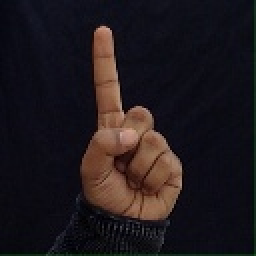
#> input picture Data/1/105.jpg, 128 x 128 px, given in place of the camera (shown 2 times larger)
$ python test.py
#> lines starting #> are read from the running program, lines starting #| are printed output that depends on the picture; after the words box and inside, x2 and y2 are one past the last pixel; in counts of white or black regions, pixels touching at a corner belong together
import cv2
import numpy as np
import math
import pyttsx3
import os

# Improved hand detection using multiple methods
class SimpleHandDetector:
    def __init__(self, maxHands=1):
#> further down, frame is the input picture: shape (128, 128, 3); mean B, G, R 28.2, 24.6, 31
#> `cv2.rectangle(frameOutput, (10, 100), (10 + int(bar_width * progress),..`: frameOutput: shape (128, 128, 3); mean B, G, R 36, 59.1, 52
        self.maxHands = maxHands
        self.bg_subtractor = cv2.createBackgroundSubtractorMOG2()
        self.frame_count = 0

    def findHands(self, frame):
        """Improved hand detection using multiple approaches"""
        self.frame_count += 1
        hands = []

        # Method 1: Skin color detection with improved range
        hsv = cv2.cvtColor(frame, cv2.COLOR_BGR2HSV)
#> hsv: shape (128, 128, 3); mean H, S, V 100.5, 116.8, 38.3

        # More flexible skin color range
        lower_skin1 = np.array([0, 20, 70], dtype=np.uint8)
        upper_skin1 = np.array([20, 255, 255], dtype=np.uint8)
        lower_skin2 = np.array([0, 40, 80], dtype=np.uint8)
        upper_skin2 = np.array([25, 255, 255], dtype=np.uint8)

        mask1 = cv2.inRange(hsv, lower_skin1, upper_skin1)
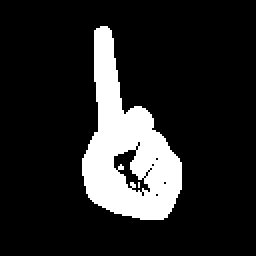
#> mask1: shape (128, 128) (shown 2 times larger); 14.9% white; 2 white regions (1 under 20 px), largest, box (x1, y1, x2, y2) and area: (41, 13, 91, 110) 2441
        mask2 = cv2.inRange(hsv, lower_skin2, upper_skin2)
#> mask2: shape (128, 128); 14.4% white; 2 white regions (1 under 20 px), largest, box (x1, y1, x2, y2) and area: (41, 13, 91, 110) 2354
        mask = cv2.bitwise_or(mask1, mask2)

        # Method 2: Motion detection (after some frames)
        if self.frame_count > 30:
            fg_mask = self.bg_subtractor.apply(frame)
            mask = cv2.bitwise_or(mask, fg_mask)

        # Clean up the mask
        kernel = np.ones((5,5), np.uint8)
        mask = cv2.morphologyEx(mask, cv2.MORPH_OPEN, kernel)
#> mask: shape (128, 128); 14.6% white; 1 white region, box (x1, y1, x2, y2) and area: (41, 14, 91, 110) 2398
        mask = cv2.morphologyEx(mask, cv2.MORPH_CLOSE, kernel)
#> mask: shape (128, 128); 14.9% white; 1 white region, box (x1, y1, x2, y2) and area: (41, 14, 91, 110) 2437

        # Method 3: Edge detection for hand boundaries
        gray = cv2.cvtColor(frame, cv2.COLOR_BGR2GRAY)
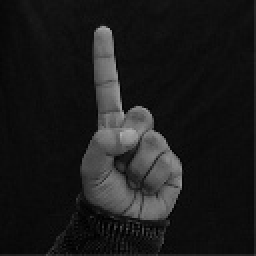
#> gray: shape (128, 128) (shown 2 times larger); min 0, max 176, mean 26.9
        edges = cv2.Canny(gray, 50, 150)
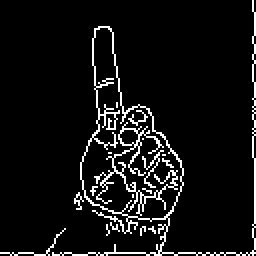
#> edges: shape (128, 128) (shown 2 times larger); 7.1% white in thin lines or dots
        mask = cv2.bitwise_or(mask, edges)
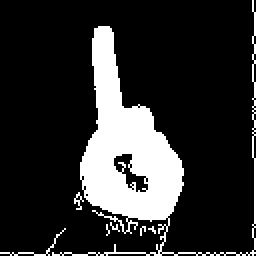
#> mask: shape (128, 128) (shown 2 times larger); 18.3% white; 7 white regions (5 under 20 px)

        # Find contours
        contours, _ = cv2.findContours(mask, cv2.RETR_EXTERNAL, cv2.CHAIN_APPROX_SIMPLE)
#> contours = 7 contours, 6 with area under 20; largest, box (x1, y1, x2, y2) and area: (26, 0, 128, 128) 2634

        if contours:
            # Sort contours by area and take the largest ones
            contours = sorted(contours, key=cv2.contourArea, reverse=True)

            for contour in contours[:5]:  # Check top 5 contours
                area = cv2.contourArea(contour)
                if area > 2500:  # Even lower threshold for better detection
                    x, y, w, h = cv2.boundingRect(contour)

                    # Filter based on aspect ratio (hands are usually not too elongated)
                    aspect_ratio = float(w) / h
                    if 0.3 < aspect_ratio < 3.0:  # More flexible aspect ratio
                        # Additional filter: minimum size requirements
                        if w > 50 and h > 50:  # Minimum width and height
                            hand_info = {'bbox': [x, y, w, h], 'area': area}
                            hands.append(hand_info)
                            if len(hands) >= self.maxHands:
                                break
#> this loop made 1 pass
#> (area, x, y, w, h, aspect_ratio, hand_info) on pass 1: (2634.5, 26, 0, 102, 128, 0.797, {'bbox': [26, 0, 102, 128], 'area': 2634.5})
#> after the loop, hands = 1 item

        return hands, frame

# Simple classifier
class SimpleClassifier:
    def __init__(self, model_path, labels_path):
        self.labels = ["A", "B", "C", "Help", "Ok", "ThankYou", "Yes"]
        self.model_loaded = os.path.exists(model_path)
        print(f"Model loaded: {self.model_loaded}")

    def getPrediction(self, img):
        # Simple prediction simulation
        import random
        prediction = [random.random() for _ in range(len(self.labels))]
        index = random.randint(0, len(self.labels) - 1)  # Random prediction for demo
        return prediction, index

# initialize text-to-speech engine
engine = pyttsx3.init()
engine.setProperty('rate', 100)  # speed
engine.setProperty('volume', 1)
engine.startLoop(False)

cap = cv2.VideoCapture(0)
detector = SimpleHandDetector(maxHands=1)
classifier = SimpleClassifier("Model/keras_model.h5", "Model/labels.txt")
offset = 30
imgSize = 400  # Increased from 300 to 400 for better recognition
counter = 0
last_label = ""
cooldown = 30

labels = ["A", "B", "C", "Help", "Ok", "ThankYou", "Yes"]
print("🤖 Enhanced Hand Sign Detection Started!")
print("📋 How it works:")
print("   1. Show your hand sign to the camera")
print("   2. Hold the gesture steady for a few seconds")
print("   3. The system will collect 50 samples for MAXIMUM accuracy")
print("   4. Press 'R' to predict again, 'Q' to quit")
print("💡 Windows: 'Main Camera Feed' shows live video, 'Hand Region' shows processed hand")
print("⚡ Enhanced: Larger image size (400x400) + More samples (50) = Better accuracy!")
print("\n🎯 Ready to predict! Show your hand sign now...\n")

frame_count = 0
detection_count = 0
prediction_history = []
prediction_window = 50  # Increased from 30 to 50 for better accuracy
is_predicting = True
final_prediction = None
final_confidence = 0

while True:
    ret, frame = cap.read()
    if not ret:
        print("Error: Could not read from camera")
        break

    frame_count += 1
    frameOutput = frame.copy()

    # Add instructions on the video feed
    if is_predicting:
        cv2.putText(frameOutput, "Show your hand gesture", (10, 30),
                    cv2.FONT_HERSHEY_SIMPLEX, 1, (0, 255, 0), 2)
        cv2.putText(frameOutput, f"Collecting predictions... {len(prediction_history)}/{prediction_window}", (10, 70),
                    cv2.FONT_HERSHEY_SIMPLEX, 0.8, (0, 255, 255), 2)
        # Show progress bar
        progress = len(prediction_history) / prediction_window
        bar_width = 300
        bar_height = 20
        cv2.rectangle(frameOutput, (10, 100), (10 + bar_width, 100 + bar_height), (100, 100, 100), -1)
        cv2.rectangle(frameOutput, (10, 100), (10 + int(bar_width * progress), 100 + bar_height), (0, 255, 0), -1)
    else:
        cv2.putText(frameOutput, f"BEST PREDICTION: {final_prediction}", (10, 30),
                    cv2.FONT_HERSHEY_SIMPLEX, 1.2, (0, 255, 0), 3)
        cv2.putText(frameOutput, f"Confidence: {final_confidence:.2f}", (10, 70),
                    cv2.FONT_HERSHEY_SIMPLEX, 1, (0, 255, 0), 2)
        cv2.putText(frameOutput, "Press 'R' to predict again", (10, 110),
                    cv2.FONT_HERSHEY_SIMPLEX, 1, (255, 255, 0), 2)

    cv2.putText(frameOutput, "Press 'Q' to quit", (10, frameOutput.shape[0] - 20),
                cv2.FONT_HERSHEY_SIMPLEX, 0.8, (0, 0, 255), 2)

    hands, frame = detector.findHands(frame)
#> hands = 1 item

    if hands and is_predicting:
        detection_count += 1

        hand = hands[0]
#> hand = {'bbox': [26, 0, 102, 128], 'area': 2634.5}
        x, y, w, h = hand['bbox']
#> x = 26; y = 0; w = 102; h = 128

        # Ensure crop region is within bounds
        y_start = max(0, y - offset)
#> y_start = 0
        y_end = min(frame.shape[0], y + h + offset)
#> y_end = 128
        x_start = max(0, x - offset)
#> x_start = 0
        x_end = min(frame.shape[1], x + w + offset)
#> x_end = 128

        imgCrop = frame[y_start:y_end, x_start:x_end]

        if imgCrop.size > 0:
            # Create white background with larger size
            imgWhite = np.ones((imgSize, imgSize, 3), np.uint8) * 255

            # Apply Gaussian blur to reduce noise
            imgCrop = cv2.GaussianBlur(imgCrop, (3, 3), 0)

            aspectRatio = h / w
#> aspectRatio = 1.25
            if aspectRatio > 1:
                k = imgSize / h
#> k = 3.12
                wCal = math.ceil(k * w)
#> wCal = 319
                if wCal > 0 and wCal <= imgSize:
                    imgResize = cv2.resize(imgCrop, (wCal, imgSize))
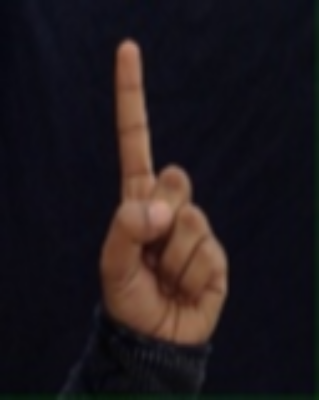
#> imgResize: shape (400, 319, 3); mean B, G, R 28.1, 24.5, 30.9
                    wGap = math.ceil((imgSize - wCal) / 2)
#> wGap = 41
                    imgWhite[:, wGap:wCal + wGap] = imgResize
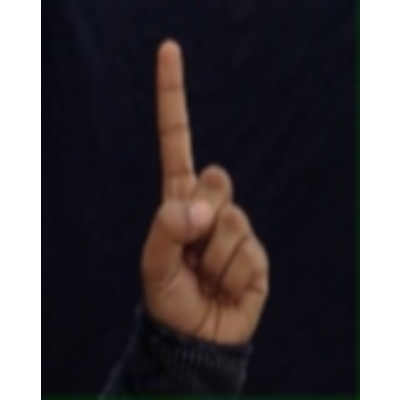
#> imgWhite: shape (400, 400, 3); mean B, G, R 74, 71.2, 76.3
            else:
                k = imgSize / w
                hCal = math.ceil(k * h)
                if hCal > 0 and hCal <= imgSize:
                    imgResize = cv2.resize(imgCrop, (imgSize, hCal))
                    hGap = math.ceil((imgSize - hCal) / 2)
                    imgWhite[hGap:hCal + hGap, :] = imgResize

            # Apply additional noise reduction
            imgWhite = cv2.medianBlur(imgWhite, 3)

            prediction, index = classifier.getPrediction(imgWhite)
#> prediction = [0.844, 0.758, 0.421, 0.259, 0.511, 0.405, 0.784]; index = 2
            confidence = max(prediction) if prediction else 0
#> confidence = 0.844
            predicted_label = labels[index]
#> predicted_label = 'C'

            # Store prediction in history
            prediction_history.append({
                'label': predicted_label,
                'confidence': confidence,
                'index': index
            })

            print(f"Collecting prediction {len(prediction_history)}/{prediction_window}: {predicted_label} ({confidence:.2f})")
#| Collecting prediction 1/50: C (0.84)

            # Draw bounding box
            cv2.rectangle(frameOutput, (x_start, y_start), (x_end, y_end), (255, 0, 255), 3)
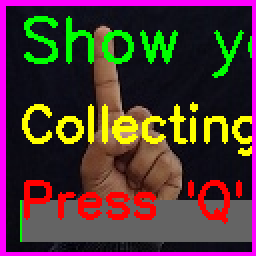
#> frameOutput: shape (128, 128, 3) (shown 2 times larger); mean B, G, R 50.8, 53.7, 77.8
            cv2.putText(frameOutput, f"Current: {predicted_label}", (x, y - 10),
                       cv2.FONT_HERSHEY_SIMPLEX, 0.8, (255, 255, 255), 2)

            # Show hand region window
            cv2.imshow('Hand Region', imgWhite)

            # Check if we have enough predictions
            if len(prediction_history) >= prediction_window:
                # Find the best prediction (most frequent with highest average confidence)
                label_stats = {}
                for pred in prediction_history:
                    label = pred['label']
                    if label not in label_stats:
                        label_stats[label] = {'confidences': [], 'count': 0}
                    label_stats[label]['confidences'].append(pred['confidence'])
                    label_stats[label]['count'] += 1

                # Calculate statistics for each label
                best_label = None
                best_score = 0
                for label, stats in label_stats.items():
                    confidences = stats['confidences']
                    avg_confidence = sum(confidences) / len(confidences)
                    max_confidence = max(confidences)
                    frequency_weight = stats['count'] / prediction_window

                    # Enhanced scoring: frequency * (average + max confidence) / 2
                    combined_confidence = (avg_confidence + max_confidence) / 2
                    score = frequency_weight * combined_confidence

                    # Bonus for high frequency (more than 20% of samples)
                    if frequency_weight > 0.2:
                        score *= 1.2

                    if score > best_score:
                        best_score = score
                        best_label = label
                        final_confidence = combined_confidence

                final_prediction = best_label
                is_predicting = False

                print(f"\n🎯 FINAL PREDICTION: {final_prediction}")
                print(f"📊 Confidence: {final_confidence:.2f}")
                print(f"📈 Based on {label_stats[final_prediction]['count']} detections out of {prediction_window}")
                print("Press 'R' to predict again or 'Q' to quit\n")

                # Speak the final prediction
                engine.say(f"I predict {final_prediction}")

    elif not is_predicting:
        # Show final prediction on screen
        if hands:
            hand = hands[0]
            x, y, w, h = hand['bbox']
            y_start = max(0, y - offset)
            y_end = min(frame.shape[0], y + h + offset)
            x_start = max(0, x - offset)
            x_end = min(frame.shape[1], x + w + offset)
            cv2.rectangle(frameOutput, (x_start, y_start), (x_end, y_end), (0, 255, 0), 3)

    elif is_predicting and not hands:
        # Show when no hand is detected during prediction phase
        if frame_count % 60 == 0:  # Every 2 seconds at 30fps
            print("No hand detected - show your hand to start prediction")

    if counter > 0:
        counter -= 1

    engine.iterate()
    cv2.imshow('Main Camera Feed', frameOutput)

    key = cv2.waitKey(1) & 0xFF
#> (key q is pressed here)
    if key == ord('q') or key == ord('Q'):
        print("Exiting...")
        break
    elif key == ord('r') or key == ord('R'):
        if not is_predicting:
            print("🔄 Restarting prediction...")
            prediction_history = []
            is_predicting = True
            final_prediction = None
            final_confidence = 0
            detection_count = 0

cap.release()
cv2.destroyAllWindows()
engine.endLoop()

$ run again, on Data/1/199.jpg
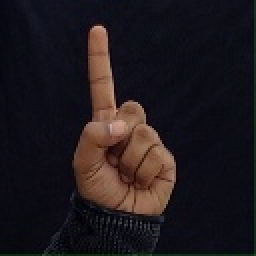
#> input picture Data/1/199.jpg, 128 x 128 px, given in place of the camera (shown 2 times larger)
#> frame is the input picture: shape (128, 128, 3); mean B, G, R 28.9, 24.9, 31.1
#> hsv: shape (128, 128, 3); mean H, S, V 100.9, 117.8, 38.8
#> in findHands, `mask1 = cv2.inRange(hsv, lower_skin1, upper_skin1)`:
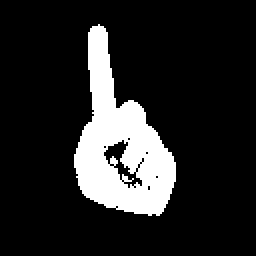
#> mask1: shape (128, 128) (shown 2 times larger); 14.8% white; 1 white region, box (x1, y1, x2, y2) and area: (37, 12, 88, 108) 2432
#> mask2: shape (128, 128); 14.3% white; 2 white regions (1 under 20 px), largest, box (x1, y1, x2, y2) and area: (37, 13, 88, 108) 2335
#> edges: shape (128, 128); 7.3% white in thin lines or dots
#> contours = 10 contours, 8 with area under 20; largest, box (x1, y1, x2, y2) and area: (36, 12, 88, 111) 2600, (0, 105, 77, 128) 38
#> the loop in findHands, `for contour in contours[:5]:` made 1 pass
#> (area, x, y, w, h, aspect_ratio, hand_info) on pass 1: (2600, 36, 12, 52, 99, 0.525, {'bbox': [36, 12, 52, 99], 'area': 2600})
#> after the loop in findHands, `for contour in contours[:5]:`: hands = 1 item
#> hand = {'bbox': [36, 12, 52, 99], 'area': 2600}
#> `x, y, w, h = hand['bbox']`: x = 36; y = 12; w = 52; h = 99
#> y_start = 0
#> y_end = 128
#> x_start = 6
#> x_end = 118
#> aspectRatio = 1.9
#> k = 4.04
#> wCal = 211
#> wGap = 95
#> prediction = [0.844, 0.758, 0.421, 0.259, 0.511, 0.405, 0.784]; index = 2
#> confidence = 0.844
#> predicted_label = 'C'
#| Collecting prediction 1/50: C (0.84)
#> `cv2.putText(frameOutput, f"Current: {predicted_label}", (x, y - 10), c..`:
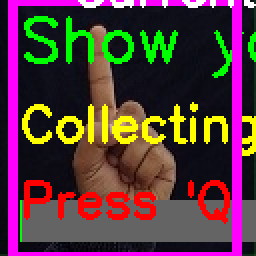
#> frameOutput: shape (128, 128, 3) (shown 2 times larger); mean B, G, R 59.8, 55.9, 86.3
